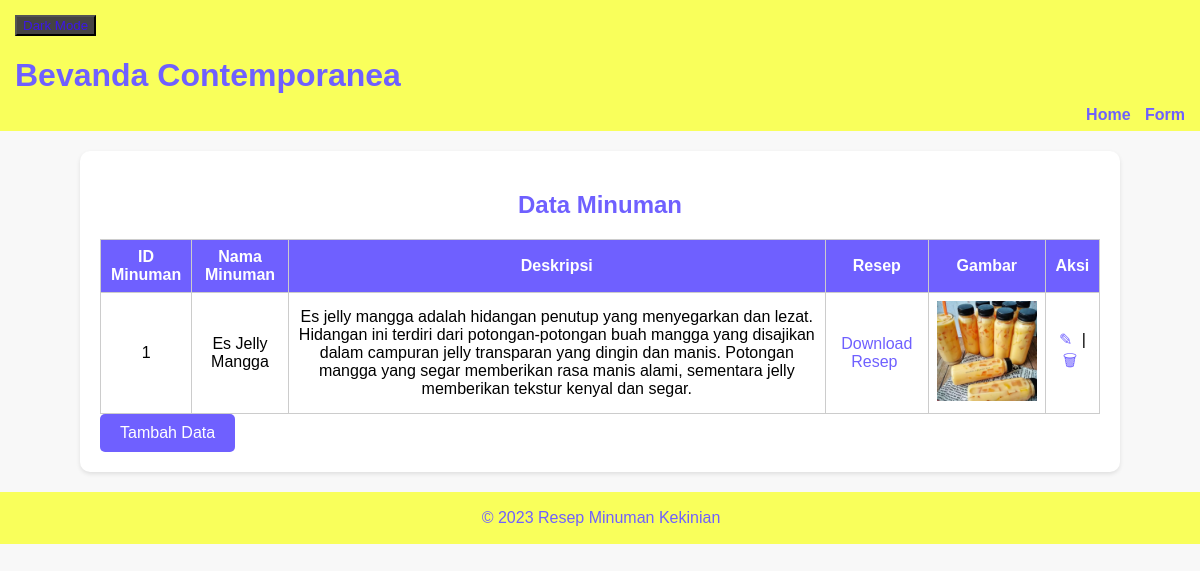
The page /form.php on the database its author committed.
### tables this page shows
CREATE TABLE `tbminuman` (
  `id` int(11) NOT NULL,
  `nama` text NOT NULL,
  `deskripsi` text NOT NULL,
  `resep` varchar(255) NOT NULL,
  `gambar` varchar(255) NOT NULL
);

### form.php (the view, shortened to what this page needs)
<!DOCTYPE html>
<html lang="en">
<head>
    <link rel="stylesheet" href="styles.css">
</head>
<body>
    <header>
    <button id="toggle-mode">Dark Mode</button>
        <h1>Bevanda Contemporanea</h1>
        <nav>
            <ul>
                <li><a href="index.php"><b>Home</b></a></li>
                <li><a href="form.php"><b>Form</b></a></li>
            </ul>
        </nav>
    </header>
    <div class="data-table">
        <h2>Data Minuman</h2>
        <table>
            <tr>
                <th>ID Minuman</th>
                <th>Nama Minuman</th>
                <th>Deskripsi</th>
                <th>Resep</th>
                <th>Gambar</th>
                <th>Aksi</th>
            </tr>
            <?php
            include 'koneksi.php';
            $sql = "SELECT * FROM tbminuman";
            $result = $koneksi->query($sql);
            if ($result->num_rows > 0) {
                while($row = $result->fetch_assoc()) {
                    echo "<tr>";
                    echo "<td>" . $row["id"] . "</td>";
                    echo "<td>" . $row["nama"] . "</td>";
                    echo "<td>" . $row["deskripsi"] . "</td>";
                    echo "<td><a href='resep/" . $row["resep"] . "' target='_blank'>Download Resep</a></td>";
                    echo "<td><img src='images/" . $row["gambar"] . "' alt='Gambar'></td>";
                    echo "<td><a href='edit.php?id=" . $row["id"] . "'><span>&#9998;</span></a> | <a href='proseshapus.php?id=" . $row["id"] . "'><span>&#128465;</span></a></td>";
                    echo "</tr>";
                }
            } else {
                echo "0 results";
            }
            ?>
        </table>
        <button onclick="window.location.href='formAdd.php'" class="tombol-tambah">Tambah Data</button>
    </div>
    <footer>
        <p>&copy; 2023 Resep Minuman Kekinian</p>
    </footer>
</body>
</html>

### styles.css (style rules this page uses)
body { font-family: Arial, sans-serif; margin: 0; padding: 0; background-color: #f8f8f8; }
header { background-color: #F9FF5B; font-family: 'Montserrat', sans-serif; color: #6f60ff; text-align: left; padding: 15px; }
h2 { font-family: 'Montserrat', sans-serif; color: #6f60ff; text-align: center; }
nav { float: right; }
ul { list-style-type: none; margin: -10px; padding-right: 10px; }
li { display: inline; margin-left: 10px; }
a { text-decoration: none; color: #6f60ff; }
footer { background-color: #F9FF5B; color: #6f60ff; text-align: center; padding: 1px; bottom: 0; width: 100%; }
#toggle-mode { background-color: #454343; color: #3c16e8; }

### form.php (style rules this page uses)
.data-table { max-width: 1000px; margin: 20px auto; background-color: #fff; border-radius: 10px; box-shadow: 0 2px 4px rgba(0,0,0,0.1); padding: 20px; }
.data-table h2 { text-align: center; color: #6f60ff; }
.data-table table { width: 100%; border-collapse: collapse; margin-top: 20px; }
.data-table th, .data-table td { border: 1px solid #ccc; padding: 8px; text-align: center; }
.data-table th { background-color: #6f60ff; color: #fff; }
.data-table td img { max-width: 100px; max-height: 100px; }
.data-table td a { text-decoration: none; color: #6f60ff; margin-right: 5px; }
.tombol-tambah { background-color: #6f60ff; color: #fff; padding: 10px 20px; border-radius: 5px; border: none; cursor: pointer; font-size: 1em; }

### rows shown on the page
tbminuman: id "1", nama "Es Jelly Mangga", deskripsi "Es jelly mangga adalah hidangan penutup yang menyegarkan dan lezat. Hidangan ini terdiri dari potongan-potongan buah mangga yang disajikan dalam campuran jelly transparan yang dingin dan manis. Potongan mangga yang segar memberikan rasa manis alami, sementara jelly memberikan tekstur kenyal dan segar.", gambar (picture)
